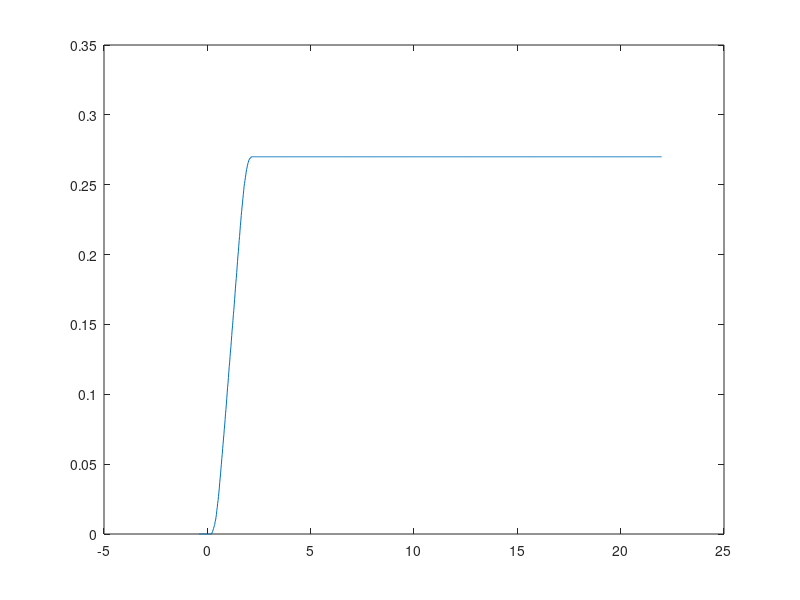
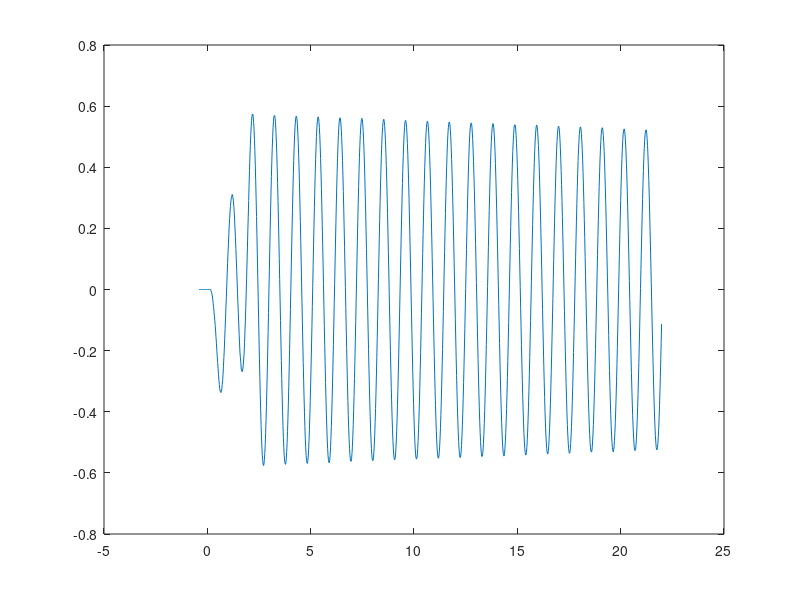
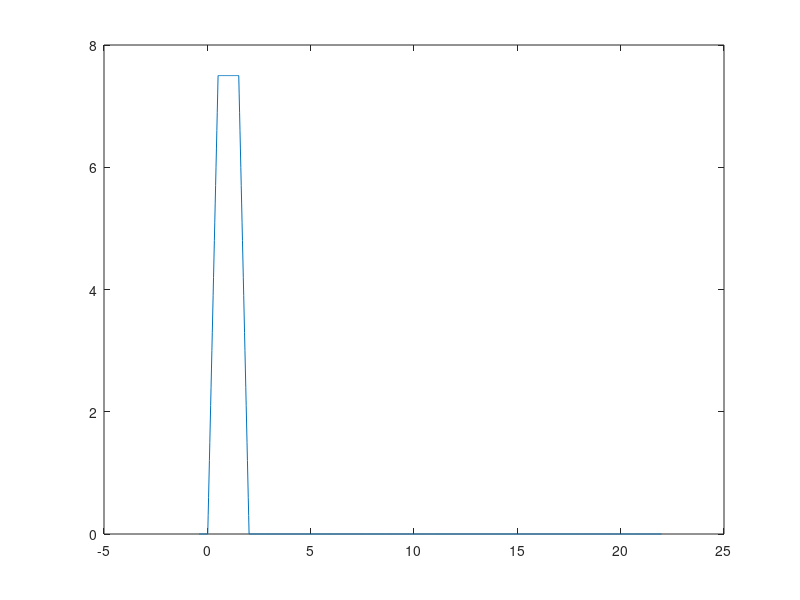

Write MATLAB code to recreate these figures, in order.
% Obtencion del modelo
% File: Grua_Modelo3(22s)

% Se limpia el espacio de trabajo
close all
clc

% Se lee el archivo 
data = csvread('Grua_Modelo3(22s).csv', 1, 0);
data2 = csvread('Grua_Modelo4(55s).csv', 1, 0);
data3 = csvread('Grua_Modelo1(304s).csv', 1, 0);

% Se ordenan los datos del archivo de 22 s
tiempo = data(:,1);
entrada = data(:,2);
angulo = data(:,3);
posicion = data(:,4);

% Se ordenan los datos del archivo de 55 s
tiempo2 = data2(:,1);
entrada2 = data2(:,2);
angulo2 = data2(:,3);
posicion2 = data2(:,4);

% Se ordenan los datos del archivo de 304 s
tiempo3 = data3(:,1);
entrada3 = data3(:,2);
angulo3 = data3(:,3);
posicion3 = data3(:,4);

% Se grafican los datos
figure('name', 'Datos de la planta para posicion')
plot(data(:,1), data(:,4))

figure('name', 'Datos de la planta para angulo')
plot(data(:,1), data(:,3))

figure('name', 'Datos de la planta para entrada')
plot(data(:,1), data(:,2))

% Funcion de transferencia obtenida usando
%systemIdentification('planta.sid')

% A partir del systemIdentification se obtiene para la posicion y el angulo
% POSICION
%tf_pos = tf([0.2334], [1 9.735 0]); %ESTEBAN
tf_pos = tf([0.024254/0.10333], [1 1/0.10333 0]);
[num_p, den_p] = tfdata(tf_pos, 'v');

% Valores de la funcion de transferencia
ax = -den_p(2);
kp = num_p(3);

% Matriz del espacio de estados
A_pos = [0 0 1  0;
         0 0 0  0;
         0 0 ax 0;
         0 0 0  0];

B_pos = [0;
         0;
         kp;
         0];
     
C_pos = [1 0 0 0];

% Matrices pequeñas de posicion 
A_pos_s = [0 1;
           0 ax];
     
B_pos_s = [0;
           kp];
       
C_pos_s = [1 0];       

D = 0;

% Se valida la funcion obtenida desde el modelo
[num_pv, den_pv] = ss2tf(A_pos_s, B_pos_s, C_pos_s, D);
tf_pos_v = tf(num_pv, den_pv);

% ANGULO
tf_deg = tf([-0.3469 -0.3444], [1 0.01053 35.33]);
[num_d, den_d] = tfdata(tf_deg, 'v');

% Valores de la funcion de transferencia
wn = sqrt(den_d(3));

zeta = den_d(2)/(2*wn);

ka = num_d(2);

za = num_d(3)/ka;

kt = 0.9756;

% Matriz del espacio de estados
A_deg = [0 0     0  0;
         0 0     0  1;
         0 0     0  0;
         0 -wn^2 0  -2*zeta*wn];

B_deg = [0;
         ka;
         0;
         ka*kt*za];
     
C_deg = [0 1 0 0];

% Matrices pequeñas de angulo
A_deg_s = [0      1;
           -wn^2 -2*zeta*wn];
      
B_deg_s = [0;
           1];
       
C_deg_s = [ka*za ka];       

% Se valida la funcion obtenida desde el modelo
[num_dv, den_dv] = ss2tf(A_deg_s, B_deg_s, C_deg_s, D);
tf_deg_v = tf(num_dv, den_dv);

% Matriz de espacio de estados del sistema
A_sys = [0 0     1  0;
         0 0     0  1;
         0 0     ax 0;
         0 -wn^2 0  -2*zeta*wn];
     
B_sys = [0;
         ka;
         kp;
         ka*kt*za];
     
C_sys = [1 0 0 0;
         0 1 0 0];
     
D = 0;

% Funciones del sistema
sys = ss(A_sys, B_sys, C_sys, [0; 0]);

funciones = tf(sys);

